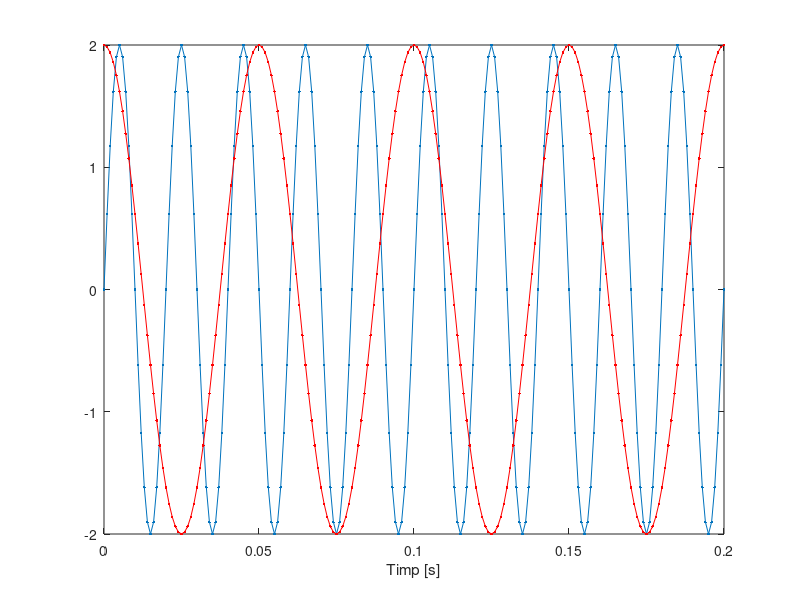

Source code (MATLAB):
function exercitiu_5()
    F = 50;
    t = 0:0.001:0.2; % t = 0:0.01:0.2;
                     % t = 0:0.0002:0.2;
    s = 2*sin(2*pi*F*t);
    plot(t,s,'.-'),xlabel('Timp [s]'),grid
    hold on;
    
    F_c = 20;
    c = 2*cos(2*pi*F_c*t);
    plot(t,c,'.-r'),xlabel('Timp [s]'),grid
    
    
end